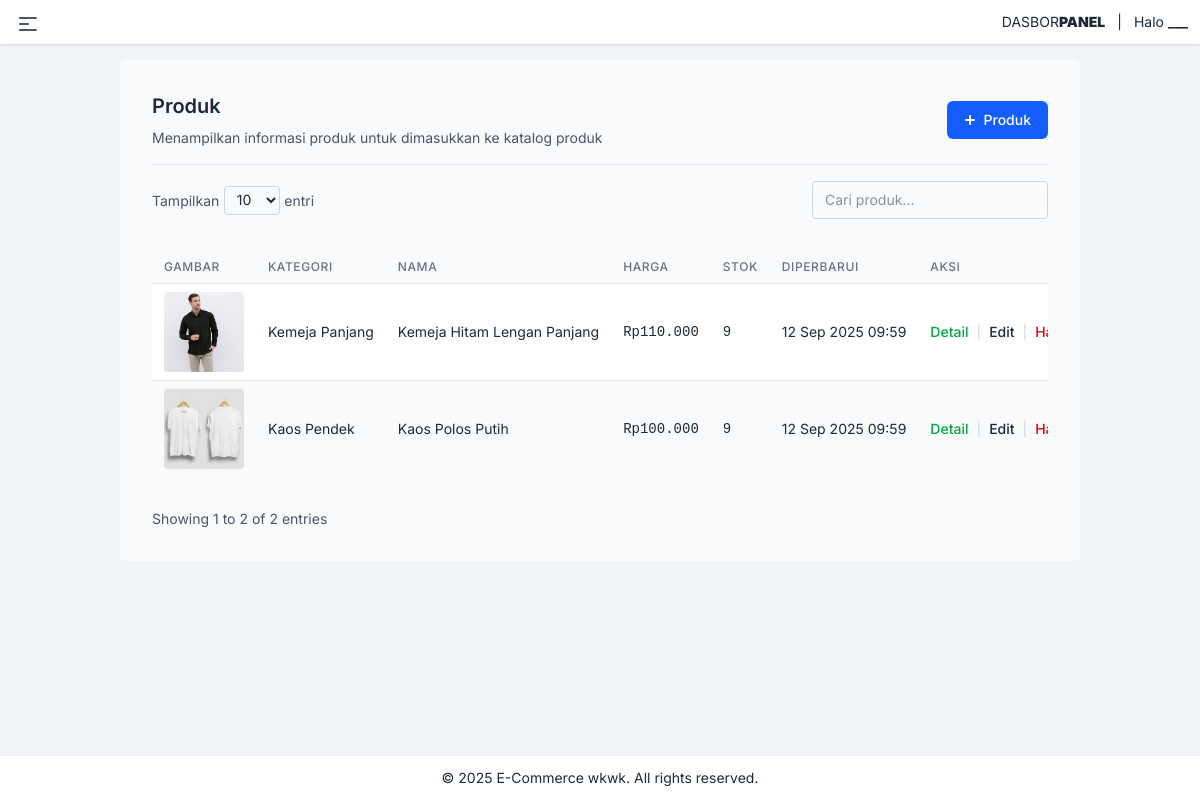
The page /products/ (signed in) on the database as committed earlier.
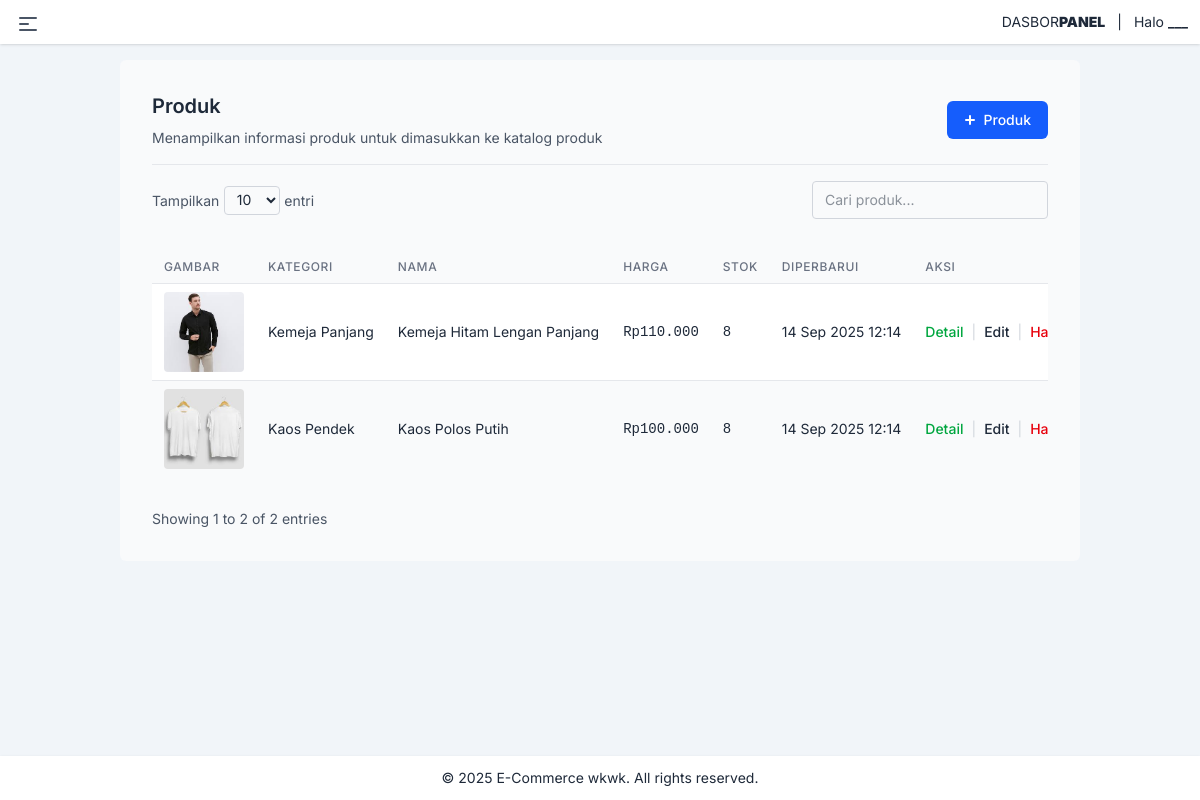
The same page on the database as committed later.
### catalog/models.py (models this page shows, shortened)
class Products(models.Model):
    name = models.CharField(max_length=255)
    description = models.TextField()
    category = models.ForeignKey(Category, on_delete=models.CASCADE, null=True, blank=True)
    price = models.DecimalField(max_digits=10, decimal_places=2)
    stock = models.IntegerField()
    image = models.ImageField(upload_to=product_main_image_path, blank=True, null=True)
    created_at = models.DateTimeField(auto_now_add=True)
    updated_at = models.DateTimeField(auto_now=True)

class Category(models.Model):
    name = models.CharField(max_length=255)
    description = models.TextField(blank=True, null=True)
    created_at = models.DateTimeField(auto_now_add=True)
    updated_at = models.DateTimeField(auto_now=True)
    def __str__(self):
        return self.name

### catalog/views.py (the view)
# urls.py: path('products/', views.product_list, name='product_list'),
@login_required
def product_list(request):
    product= Products.objects.all()
    category = Category.objects.all()
    product_form = ProductForm()
    category_form = CategoryForm()
    return render(request, 'product/product.html', {
        'products': product,
        'categories': category,
        'product_form': product_form,
        'category_form': category_form
        })

### catalog/forms.py
class CategoryForm(forms.ModelForm):
    class Meta:
        model = Category
        fields = ['name', 'description']
        widgets = {
            'name': forms.TextInput(attrs={
                'placeholder': 'Masukkan nama kategori...',
                'class': 'w-full text-sm px-4 py-3 rounded-lg border border-gray-200 focus:ring-2 focus:ring-blue-500 focus:border-transparent outline-none transition-all duration-200',
                'required': 'required',
            }),
            'description': forms.Textarea(attrs={
                'rows': 3,  # tinggi textarea
                'placeholder': 'Masukkan deskripsi kategori...',
                'class': 'w-full text-sm px-4 py-3 rounded-lg border border-gray-200 focus:ring-2 focus:ring-blue-500 focus:border-transparent outline-none transition-all duration-200',
            }),
        }

### templates/product/product.html (shortened to what the changed rows need)
{% extends "base.html" %}
{% block content %}
{% load humanize %}
<div class="w-full text-gray-800 p-8 bg-gray-50 rounded-md">
    <div class="flex items-center justify-between border-b border-gray-200 mb-4">
        <div class="text-center md:text-left space-y-2 mb-4">
            <h1 class="text-xl font-semibold text-gray-800">Produk</h1>
        </div>
    </div>
    <div class="overflow-x-auto w-full py-4">
        <table id="records-table" class="table-auto w-full text-sm whitespace-nowrap divide-y divide-gray-200">
            <thead class="bg-gray-100">
                <tr class="bg-gray-50">
                    <th class="px-3 py-2 text-left text-xs font-medium text-gray-500 uppercase tracking-wider">
                        Gambar</th>
                    <th class="px-3 py-2 text-left text-xs font-medium text-gray-500 uppercase tracking-wider">
                        Kategori</th>
                    <th class="px-3 py-2 text-left text-xs font-medium text-gray-500 uppercase tracking-wider">
                        Nama</th>
                    <th class="px-3 py-2 text-left text-xs font-medium text-gray-500 uppercase tracking-wider">
                        Harga</th>
                    <th class="px-3 py-2 text-left text-xs font-medium text-gray-500 uppercase tracking-wider">
                        Stok</th>
                    <th class="px-3 py-2 text-left text-xs font-medium text-gray-500 uppercase tracking-wider">
                        Diperbarui</th>
                    <th class="px-3 py-2 text-left text-xs font-medium text-gray-500 uppercase tracking-wider">
                        Aksi</th>
                </tr>
            </thead>
            <tbody class="bg-white divide-y divide-gray-200">
                {% for product in products %}
                <tr class="odd:bg-white even:bg-gray-50 hover:bg-gray-100 text-sm">
                    <td class="px-3 py-2 whitespace-nowrap">
                        <div
                            class="w-20 aspect-square flex items-center justify-center rounded overflow-hidden bg-gray-50">
                            {% if product.image %}
                            <img src="{{ product.image.url }}" alt="{{ product.name }}"
                                class="object-cover w-full h-full">
                            {% else %}
                            <svg class="w-8 h-8 text-gray-300" fill="none" stroke="currentColor" viewBox="0 0 24 24">
                                <rect x="3" y="3" width="18" height="18" rx="2" ry="2"></rect>
                                <circle cx="8.5" cy="8.5" r="1.5"></circle>
                                <polyline points="21,15 16,10 5,21"></polyline>
                            </svg>
                            {% endif %}
                        </div>
                    </td>
                    {% if product.category %}
                    <td class="px-3 py-2 capitalize whitespace-nowrap">{{ product.category }}</td>
                    {% else %}
                    <td class="px-3 py-2 capitalize whitespace-nowrap text-gray-400 italic">Kategori kosong</td>
                    {% endif %}
                    <td class="px-3 py-2 capitalize whitespace-nowrap">{{ product.name }}</td>
                    <td class="px-3 py-2 capitalize whitespace-nowrap currency">Rp{{product.price|floatformat:0|intcomma }}</td>
                    <td class="px-3 py-2 capitalize whitespace-nowrap currency">{{ product.stock }}</td>
                    <td class="px-3 py-2 capitalize whitespace-nowrap">{{ product.updated_at|date:"d M Y H:i" }}</td>
                    <td class="px-3 py-2">
                        <div class="flex items-center space-x-2">
                            <a href="{% url 'detail_product' product.id %}" class="detail-btn text-green-600 hover:text-green-800 active:text-green-900
              font-medium text-sm transition-all duration-200 ease-in-out
              hover:underline hover:underline-offset-2 cursor-pointer">
                                Detail
                            </a>
                            <span class="text-gray-300">|</span>
                            <a href="{% url 'edit_product' product.id %}" class="edit-btn hover:text-blue-800 active:text-blue-900
                   font-medium text-sm
                   transition-all duration-200 ease-in-out
                   hover:underline hover:underline-offset-2 cursor-pointer">
                                Edit
                            </a>
                            <span class="text-gray-300">|</span>
                            <a href="{% url 'confirm_delete_product' product.id %}" class="delete-record cursor-pointer
                                            text-red-600 hover:text-red-800 active:text-red-900
                                            font-medium text-sm
                                            py-1
                                            transition-all duration-200 ease-in-out
                                            hover:underline hover:underline-offset-2">
                                Hapus</a>
                        </div>
                    </td>
                </tr>
                {% endfor %}
            </tbody>
        </table>
    </div>
</div>
{% endblock %}

Rows that differ between the two databases and show on the page:
changed Products "Kemeja Hitam Lengan Panjang": stock "9" → "8"; updated_at "12 Sep 2025 09:59" → "14 Sep 2025 12:14"
changed Products "Kaos Polos Putih": stock "9" → "8"; updated_at "12 Sep 2025 09:59" → "14 Sep 2025 12:14"
